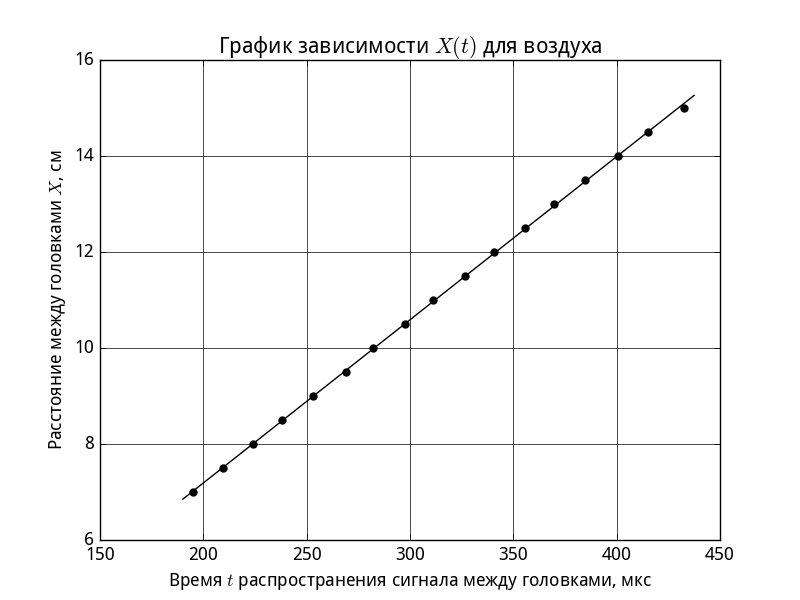

This chart was generated by the following Python code:
# -*- coding: utf-8 -*-
import pprint as pp
import scipy.constants as c
import numpy as np
import matplotlib.pyplot as plt

from matplotlib import rc
font = {'family': 'Droid Sans',
        'weight': 'normal',
        'size': 13}
rc('font', **font)

# воздух
x =[a for a in np.arange(-4,4.5,0.5)]# list from -4 to 4 (step 0.5)
x =[11.-a for a in x]
t1=[86.6,83.1,80.0,76.9,74.0,71.0,67.9,65.2,
	62.0,59.2,56.0,53.6,50.5,47.6,44.8,41.9,39.0]
t2=[86.4,83.0,80.3,76.9,73.8,71.2,68.4,65.5,
	62.4,59.9,56.8,54.1,50.8,47.7,44.9,42.0,39.0]
t =[0.5*(t1[i]+t2[i]) for i in range(0,len(t1))]
t =[5*a for a in t]; # умножаем t на 5

# вывод данных:
# pp.pprint(zip(x,t))

plt.scatter(t, x, color='k', s=25, marker="o")
pl_fit = np.polyfit(t, x, 1)
x1 = [i for i in np.arange(t[0]+5, t[len(t)-1]-5, -0.1)]
y1 = [pl_fit[0]*i+pl_fit[1] for i in x1]

n = len(x)
x = map(lambda a: a*10**(-2), x) # переводим в метры
t = map(lambda a: a*10**(-6), t) # переводим в секунды

fit, err, _,_,_ = np.polyfit(t,x,1,full=True)
v = fit[0]
print "Скорость:", v
print "Погрешность МНК:", err[0]

Sx = np.std(x)/(n*(n-1))**0.5
St = np.mean(t)*0.02
Sv = ( (1/np.mean(t)*Sx)**2 +
	   (np.mean(x)/np.mean(t)**2*St)**2 +
	   err[0]**2)**0.5
print "Погрешность скорости:", Sv

mu = 29*10**(-3)
T = 297

v_t = (7./5.*c.R*T/mu)**0.5
print "Теоретическая скорость:", v_t

gamma = mu*v**2/(c.R*T)
Sg = 2*mu*v/(c.R*T)*Sv
print "γ:", gamma
print "Погрешность γ:", Sg

plt.plot(x1, y1, color='k')
plt.xlabel(u'Время $t$ распространения сигнала между головками, мкс')
plt.ylabel(u'Расстояние между головками $X$, см')
plt.title(u'График зависимости $X(t)$ для воздуха')
plt.grid(color='k', linestyle='-')
plt.show()
